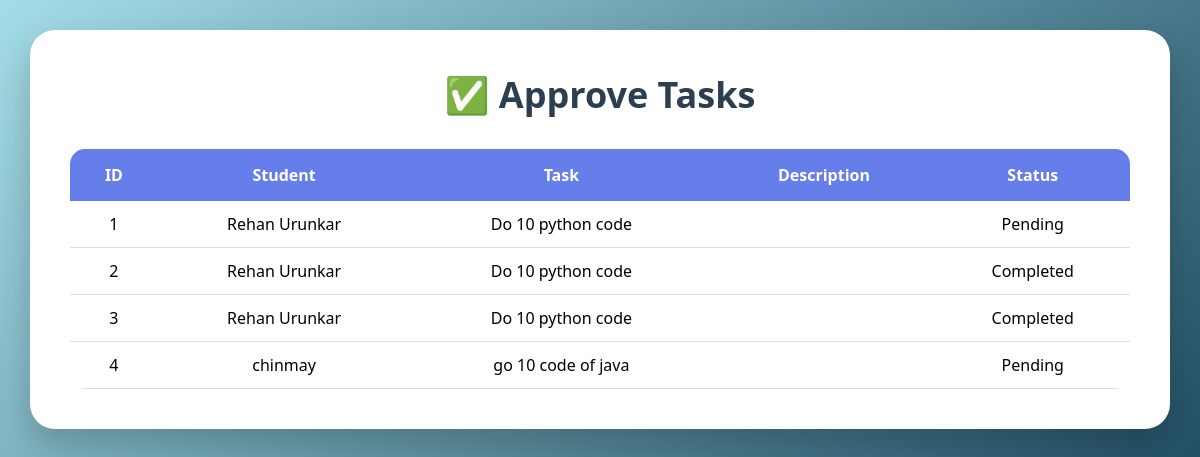
Page /mentor_tasks on the earlier database version.
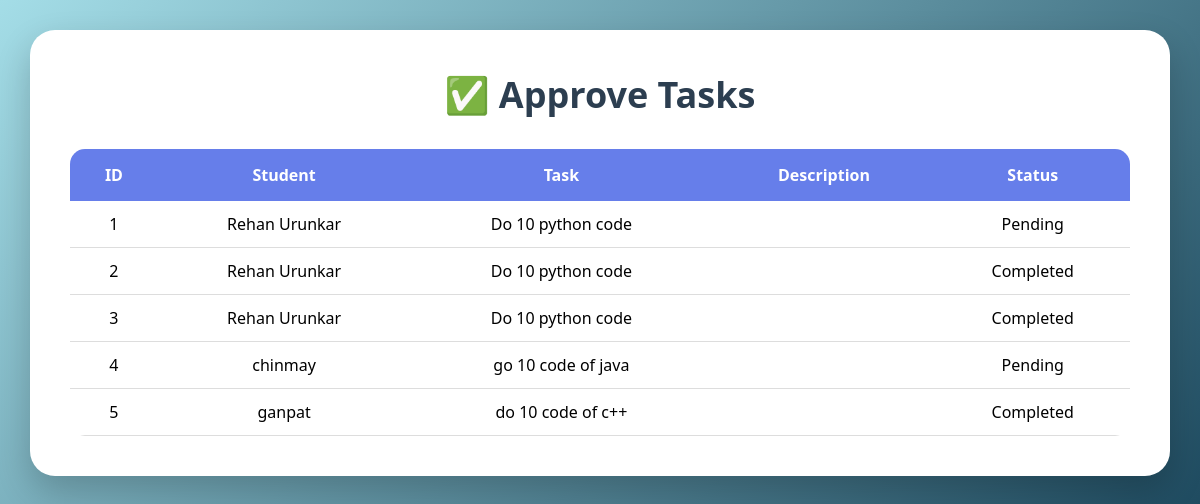
Same page on the later database version.
### tables this page shows
CREATE TABLE tasks(
    id INTEGER PRIMARY KEY AUTOINCREMENT,
    student_name TEXT,
    task_title TEXT,
    task_description TEXT,
    status TEXT
);

### app.py (the view)
@app.route('/mentor_tasks')
def mentor_tasks():
    conn = sqlite3.connect("internship.db")
    cursor = conn.cursor()
    cursor.execute("SELECT * FROM tasks")
    tasks = cursor.fetchall()
    conn.close()
    return render_template(
        "mentor_tasks.html",
        tasks=tasks
    )

### templates/mentor_tasks.html (shortened to what this page needs)
<!DOCTYPE html>
<html>
<head>
    <link rel="stylesheet"
    href="{{ url_for('static', filename='style.css') }}">
</head>
<body>
<div class="container">
<h1>✅ Approve Tasks</h1>
<table>
<tr>
    <th>ID</th>
    <th>Student</th>
    <th>Task</th>
    <th>Description</th>
    <th>Status</th>
</tr>
{% for task in tasks %}
<tr>
    <td>{{ task[0] }}</td>
    <td>{{ task[1] }}</td>
    <td>{{ task[2] }}</td>
    <td>{{ task[3] }}</td>
    <td>{{ task[4] }}</td>
</tr>
{% endfor %}
</table>
</div>
</body>
</html>

Differences in the rows shown:
added tasks: id "5", student_name "ganpat", task_title "do 10 code of c++", status "Completed"
